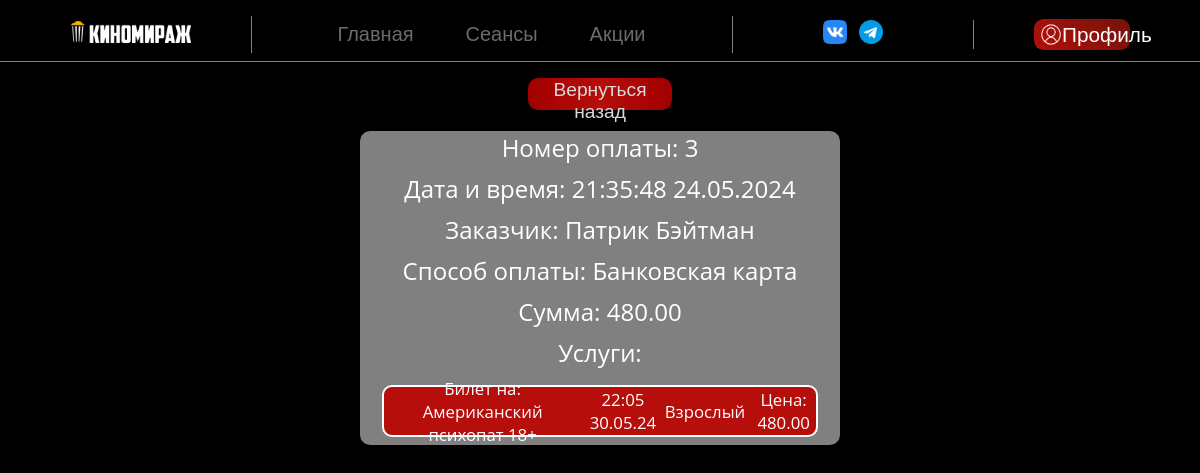
The app's page /single-pay-history.php?id=3 (signed in) with its own data.
### tables this page shows
CREATE TABLE `payment` (
  `payment_id` int UNSIGNED NOT NULL,
  `amount` decimal(9,2) NOT NULL,
  `payment_method` smallint UNSIGNED DEFAULT NULL,
  `customer_id` int UNSIGNED DEFAULT NULL,
  `payment_date` datetime NOT NULL DEFAULT CURRENT_TIMESTAMP
);

CREATE TABLE `customer` (
  `customer_id` int UNSIGNED NOT NULL,
  `name` varchar(255) DEFAULT NULL,
  `surname` varchar(255) DEFAULT NULL,
  `email` varchar(255) DEFAULT NULL,
  `password` varchar(255) NOT NULL,
  `phone_number` varchar(255) DEFAULT NULL,
  `birth_date` date DEFAULT NULL,
  `registration_date` timestamp NOT NULL DEFAULT CURRENT_TIMESTAMP,
  `rank` enum('user','admin') DEFAULT 'user'
);

CREATE TABLE `payment_method` (
  `pmethod_id` smallint UNSIGNED NOT NULL,
  `payment_method` varchar(255) DEFAULT NULL
);

CREATE TABLE `payment_price` (
  `payment_id` int UNSIGNED NOT NULL,
  `price_id` int UNSIGNED NOT NULL
);

CREATE TABLE `film` (
  `film_id` int UNSIGNED NOT NULL,
  `title` varchar(255) NOT NULL,
  `description` text NOT NULL,
  `actors` text NOT NULL,
  `age_rating` enum('0+','6+','12+','16+','18+') NOT NULL,
  `country` varchar(255) NOT NULL,
  `release_date` year NOT NULL,
  `length` smallint UNSIGNED NOT NULL,
  `img_path` varchar(255) NOT NULL
);

CREATE TABLE `session` (
  `session_id` int UNSIGNED NOT NULL,
  `session_date` datetime DEFAULT NULL,
  `film_id` int UNSIGNED DEFAULT NULL,
  `hall_id` mediumint UNSIGNED DEFAULT NULL
);

CREATE TABLE `price_option` (
  `option_id` int UNSIGNED NOT NULL,
  `option_name` varchar(55) DEFAULT NULL,
  `option_description` text
);

CREATE TABLE `price` (
  `price_id` int UNSIGNED NOT NULL,
  `session_id` int UNSIGNED DEFAULT NULL,
  `price` decimal(8,2) DEFAULT NULL,
  `option_id` int UNSIGNED DEFAULT NULL
);

### single-pay-history.php (the view, shortened to what this page needs)
<?php
$cust_id = $_SESSION['km_auth'];
include "components/header.php";
$query1 = "SELECT p.payment_id, c.name, c.surname, p.payment_date, pm.payment_method, p.amount FROM `payment` AS p
JOIN payment_method AS pm ON p.payment_method = pm.pmethod_id
JOIN customer AS c ON p.customer_id = c.customer_id
WHERE p.customer_id=$cust_id AND payment_id=$_GET[id]";
$res1 = mysqli_query($conn, $query1);
?>
<div class="s-pay-hist-main">
    <a href="personal.php?page=История+оплаты"><button>Вернуться назад</button></a>
    <div>
    <?php
    $num_rows = mysqli_num_rows($res1);
    if ($num_rows > 0){
        $check = mysqli_fetch_array($res1, MYSQLI_ASSOC);
        $date = date_format(date_create($check['payment_date']), 'H:i:s d.m.Y');
        $check_html = <<<_CHK
            <span>Номер оплаты: $check[payment_id]</span>
            <span>Дата и время: $date</span>
            <span>Заказчик: $check[name] $check[surname]</span>
            <span>Способ оплаты: $check[payment_method]</span>
            <span>Сумма: $check[amount]</span>
            <span>Услуги:</span>
        _CHK;
        echo $check_html;
        $query2 = "SELECT * FROM payment_price AS pp JOIN payment AS p ON pp.payment_id=p.payment_id
        JOIN price AS pr ON pp.price_id=pr.price_id JOIN `price_option` AS op ON pr.option_id = op.option_id
        JOIN `session` AS ss ON pr.session_id = ss.session_id JOIN film AS f ON ss.film_id = f.film_id WHERE pp.payment_id = $check[payment_id]";
        $res2 = mysqli_query($conn, $query2);
        $num_rows = mysqli_num_rows($res2);
        for ($i=0; $i<$num_rows; $i++){
            $service = mysqli_fetch_array($res2, MYSQLI_ASSOC);
            $service_time = date_format(date_create($service['session_date']), 'G:i j.m.y');
            $service_html = <<<_TICKET
                <div class="service">
                    <span>Билет на: $service[title] $service[age_rating]</span>
                    <span>$service_time</span>
                    <span>$service[option_name]</span>
                    <span>Цена: $service[price]</span>
                </div>
            _TICKET;
            echo $service_html;
        }
    }
    else {
        echo "<span>Ошибка!</span>";
    }
    ?>
    </div>
</div>

### assets/css/style.css (style rules this page uses)
body { background-color: black; font-family: 'Open Sans', sans-serif; overflow-x: hidden; margin: 0; }
.s-pay-hist-main { display: flex; flex-direction: column; align-items: center; margin-top: 2vh; }
.s-pay-hist-main div { margin-top: 1vh; display: flex; flex-direction: column; align-items: center; background: gray; width: 40%; border-radius: 10px; row-gap: 1vh; }
.s-pay-hist-main span { color: white; font-size: 150%; }
.s-pay-hist-main div div.service { display: flex; flex-direction: row; justify-content: space-evenly; background: #B50E0B; width: 90%; height: 6vh; margin-bottom: 1vh; column-gap: 0.5vw; border: 2px solid white; }
.s-pay-hist-main div div.service span { font-size: 105%; text-align: center; }
.s-pay-hist-main button { height: 4vh; width: 12vw; border-radius: 10px; border: none; text-align: center; color: rgb(219, 219, 219); background: linear-gradient(90deg, #a00000, #B50E0B, #a00000); font-size: 120%; }

### records on screen
payment: payment_id "3", payment_date "21:35:48 24.05.2024", customer.name "Патрик", customer.surname "Бэйтман", payment_method.payment_method "Банковская карта", amount "480.00"
payment_price: film.title "Американский психопат", film.age_rating "18+", session.session_date "22:05 30.05.24", price_option.option_name "Взрослый", price.price "480.00"

### other values on screen
$acc_text "Профиль"
